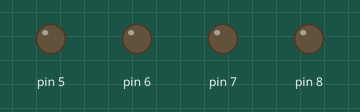
This sketch was run on a simulated Arduino Uno, built with avr-gcc and run on an emulated ATmega328P. Parts: output pins drawn as LEDs (lit = HIGH).

Above: at 0.4 s.
At 0.9 s:
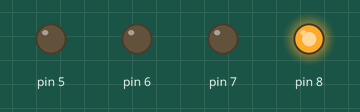
At 1.3 s:
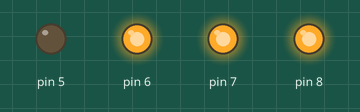
At 2.1 s:
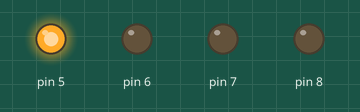
At 2.7 s:
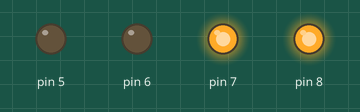
At 3.5 s:
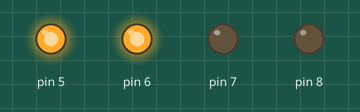
Timing chart, 0 to 3.8 s (numbered marks = the images above):
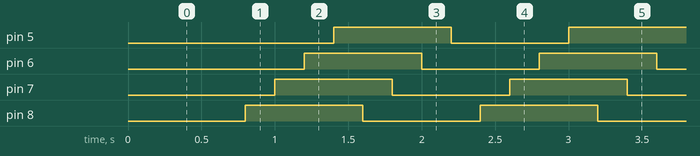

Measured:
- by itself, pin 5–8: alternates HIGH for 0.80 s and LOW for 0.80 s
- by itself, everything shown: repeats every 1.6 s, in 8 steps

The sketch:

1er_ejercicio.ino
```cpp
void setup() {
  pinMode(8,OUTPUT);
  pinMode(7,OUTPUT);
  pinMode(6,OUTPUT);
  pinMode(5,OUTPUT);

}

void loop() {
  //Empiezan apagados
digitalWrite(8,LOW);
delay(200);
digitalWrite(7,LOW);
delay(200);
digitalWrite(6,LOW);
delay(200);
digitalWrite(5,LOW);
delay(200);
//Secuencia de encendido
digitalWrite(8,HIGH);
delay(200);
digitalWrite(7,HIGH);
delay(200);
digitalWrite(6,HIGH);
delay(200);
digitalWrite(5,HIGH);
delay(200);
}
```
